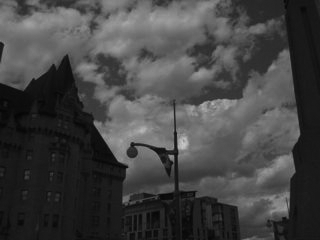
%> input picture dark.tif, 320 x 240 px
$ octave linear_stretch.m   (GNU Octave 9; MATLAB toolbox functions it lacks are replaced by stand-ins)
%> lines starting %> are read from the running program, lines starting %| are printed output that depends on the picture
% Linear Stretching of image histogram
%---Read image:
img = imread('dark.tif');
%> img is the input picture: size 240x320 uint8; min 3, max 205, mean 67.8
img = double(img);
%> img: size 240x320 double

%Find max and min pixel intensity
imax = max(img(:));
%> imax = 205
imin = min(img(:));
%> imin = 3

%Customized range of intensity
a = 10;
b = 150;
img2 = zeros(240,320,'uint8');

%---Linearly stretch:
for i = 1:240
    for j = 1:320
        intensity = img(i,j);
        if (intensity >= a) && (intensity <= b)
            img2(i,j) = ((imax-imin)/(b-a))*(intensity-a)+imin;
        elseif intensity < a
            img2(i,j) = imin;
        elseif intensity > b
            img2(i,j) = imax;
        end
    end
end
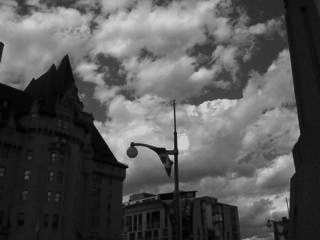
%> img2: size 240x320 uint8; min 3, max 205, mean 86.3
img = uint8(img);

%---Display results:
figure;
subplot(221),imshow(img), title('Oringinal image');
subplot(222),plot(imhist(img)),title('Histogram');
subplot(223),imshow(img2), title('Stretched with range (10,150)');
subplot(224),plot(imhist(img2)),title('Stretched histogram');
%> after `title('Stretched histogram')`:
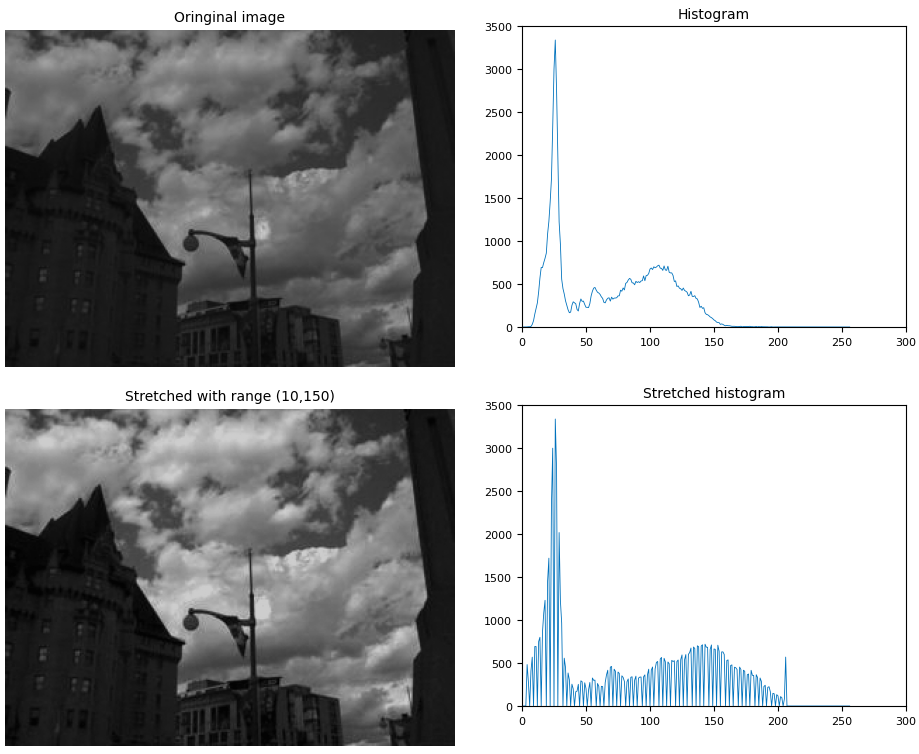
%> figure redrawn from the program's plot data, 4 panels
%impixelinfo;
